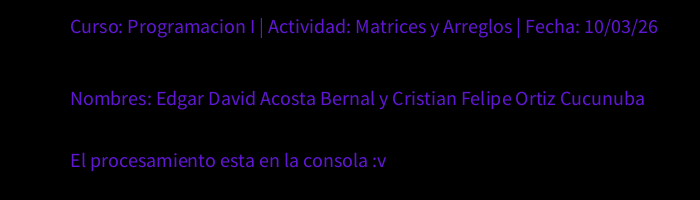
Frame 1 (no input)
Frame 60 (the mouse pressed at the canvas centre just before this capture): identical to frame 1, image omitted
Frame 120 (the mouse held since frame 60 and released just before this capture): identical to frame 1, image omitted

The Processing sketch that drew this single still picture (run headless with seeded random() and noise(); from frame 60 on, the mouse is pressed at the canvas centre):

// Processing sketch: inicio_Matrices_con_Arreglos
// ── inicio_Matrices_con_Arreglos.pde
//Curso: Programacion I | Actividad: Matrices y Arreglos | Fecha: 10/03/26
//Nombres: Edgar David Acosta Bernal y Cristian Felipe Ortiz Cucunuba
 
//Primeramente empezamos declarando las variables y arreglos
int tamanoMatriz = 3; //Este es el tamaño de la matrix en este caso seria 3 ya que nuestra matriz va de ser de 3x3

//Estas xon las matrices las cuales las cuales son A y B (Las matrices estan multiplicadas por tamañoMatriz x este mismo esto es para que su dimension cambie segun el numero que esta en esa variable)
float[][] matrizA = new float[tamanoMatriz][tamanoMatriz]; //Matriz A
float[][] matrizB = new float[tamanoMatriz][tamanoMatriz]; //Matriz B

//Aca dejamos lo que son vectores (Lo mismo que arriba que se multiplican tamañoMatriz entre si)
float[] vectorUno = new float[tamanoMatriz]; //Vector 1
float[] vectorDos = new float[tamanoMatriz]; //Vector 2

//Luego empezamos a configurar su ajuste inicial y este es para que muestre un avis de que el procedimiento se esat realizando en la consola
void setup() {
  size(700, 200); //Ajustamos la dimension que queremos para esta ventana de aviso
  
  //Dejamos las funciones que se van a cargar
  llenarMatrizA(); //En la matriz A estaran los numeros aleatorios y haran que se llenen
  llenarMatrizB(); //En la matriz B estaran los numeros en orden y haran que se llenen
  llenarVectores(); //Y aca es la que llena los vectores tanto el 1 como el 2
  
//Aqui lo que haremos es imprimir las matrices como los vectores uno x uno 
  println("Matriz A:"); //Iniciamos con la matriz A 
  imprimirMatriz(matrizA); //Estas son mas funciones que hacen que llame a la matriz que se le indico en este caso la matriz A
  
  println("Matriz B:"); //luego con la matriz B 
  imprimirMatriz(matrizB); //Estas son mas funciones que hacen que llame a la matriz que se le indico en este caso la matriz B
  
  println("              ");
  
  println("Vector 1:"); //Despues con el vector 1
  imprimirVector(vectorUno);//Estas son mas funciones que hacen que llame a la matriz que se le indico en este caso el vector 1
  
  println("Vector 2:"); // Y para terminar con esat parte el vector 2
  imprimirVector(vectorDos); //Estas son mas funciones que hacen que llame a la matriz que se le indico en este caso el vector 2
  
  //Seguimos con las funciones y estas tienen la funcion de realizar las operaciones que tienen que realizar (mas adelante se mostrara el proceso de cada una)
  matrizMultiplicacion();
  matrizProductoMatrizVector();
  matrizProductoPunto();
  matrizTranspuesta();
  matrizInversa(); 
}

//Creamos una ventana para que se pueda avisar que las matrices se estan ejecutando en la consola 
void draw() {
  background(0); //Dejamos un color en el fondo este caso negro
  fill(96, 23, 212); //Dejamos el color de la letra que en este caso es el morado
  //Y para acabar con esta pestaña dejamos un mensaje en el que este este lo que es el cusro,actividad,fecha y los nombres como lo decia el pdf
  textSize(20); //Tamaño de la letra
  text("Curso: Programacion I | Actividad: Matrices y Arreglos | Fecha: 10/03/26", width/10, height/6.1); //El mensaje y lo otro son las dimensiones que son en donde queremos ese texto
  text("Nombres: Edgar David Acosta Bernal y Cristian Felipe Ortiz Cucunuba", width/10, height/1.9); //El mensaje y lo otro son las dimensiones que son en donde queremos ese texto
  text("El procesamiento esta en la consola :v", width/10, height/1.2); //El mensaje y lo otro son las dimensiones que son en donde queremos ese texto
}

// ── Llenar_matrices.pde
//Aca empezamos con la segunda ventana la cual es para que las matrices se puedan llenar los datos

//Vamos a iniciar con la matriz A la cual es una funcion que esta es la que esta desordenada y deja numeros al azar 
void llenarMatrizA() {
  for (int i = 0; i < tamanoMatriz; i++) { //Para eso vamos a poner ciclos que con estosnos va a permitir que mire las filas es decir que mire que cada una tiene su numero
    for (int j = 0; j < tamanoMatriz; j++) { //Es lo mismo con el anterior pero en este caso es con las columnas
      matrizA[i][j] = int(random(1, 10)); //En este arreglo lo que hacemos es dejar los ciclos anteriores que son el i y j para que despues podamos dejar que deje numeros random del 1 al 9 en todas las filas y columnas 
    }
  }
}

//Ahora vamos a seguir con la matriz B que tambien es una funcion que esta es un poco mas sencilla debido a que esta es con los numeros en orden
void llenarMatrizB() {
  float contador = 1; //Aca añadimos una variable que esta es la qeu nos va ayudar a que sume +1 para que esat matriz pueda ir en orden 
  for (int i = 0; i < tamanoMatriz; i++) { // Haremos lo mismo que con el anterior un ciclo para que este pueda recorrer la fila 
    for (int j = 0; j < tamanoMatriz; j++) { //Y este para que pueda mirar las columnas
      matrizB[i][j] = contador; //Este = nos ayuda a que guarde la suma 
      contador = contador + 1; //Y este es el que hace la suma y va avanzando 
    }
  }
}

//Y ahora vamos con la ultima funcion que es para que los vectores se puedan llenar de datos 
void llenarVectores() {
  for (int i = 0; i < tamanoMatriz; i++) { //Dejamos este ciclo para que este pueda recorrer la columna (en este caso)
    vectorUno[i] = int(random(1, 11)); //En este arreglo es dejalo con el ciclo de i que va a ser la columna para qeu este pueda dejar numeros al azar en el vector 1
    vectorDos[i] = int(random(1, 11)); //En este arreglo es dejalo con el ciclo de i que va a ser la columna para qeu este pueda dejar numeros al azar en el vector 2
  }
}

// ── cinco_Inversa_de_una_matriz.pde
// aqui podremos hallar la matriz inverza con el metodo de Gauss Jordan
void matrizInversa() {
  println("             ");
  println("5. Inversa de una matriz");
  
  // creamos una matriz de (3 filas x 6 columnas)
  float[][] matrizTrabajo = new float[tamanoMatriz][tamanoMatriz*2]; 
 //aqui se crea una matriz para los resultados
  float[][] matrizResultado = new float[tamanoMatriz][tamanoMatriz];   
  
  // ahora llenamos la matriz trabajo poniendo la identidad en el dalo derecho 
  for (int i = 0; i < tamanoMatriz; i++) { // van las filas
    for (int j = 0; j < tamanoMatriz; j++) { //van las columnas
      matrizTrabajo[i][j] = matrizB[i][j]; // pasa a copiar los datos de A a la izquierda
      
      // en la matriz identidad dibujamos en la diagonal 1
      if (i == j) { 
        matrizTrabajo[i][j+tamanoMatriz] = 1; // ponemos un 1 en la diagonal 
      } else { 
        matrizTrabajo[i][j+tamanoMatriz] = 0; // ponemos 0 en lo demas 
      }
    } 
  }
  //aca vamos ha hacer que columna por columna i aparezca en la parte izquierda 
  for (int i = 0; i < tamanoMatriz; i++) {
    // la variable q denominamos como pivote venedria siendo el numero q esta en la diagonal A
    float pivote = matrizTrabajo[i][i]; 
    
    // en este caso si el pivote es 0, la division marca un error y asi la matriz no tiene inversa
    if (pivote == 0) { 
      println("No existe inversa porque un pivote es cero.");
      return; // aqui se detiene y se sale 
    }
    
    // se divide toda la fila actual por el pivote para que ese n° se vuelva 1
    for (int j = 0; j < tamanoMatriz*2; j++) {
      matrizTrabajo[i][j] = matrizTrabajo[i][j] / pivote;
    }
    
    // esto se hace para q tanto como arriba como abajo del 1 haya solo ceros
    for (int k = 0; k < tamanoMatriz; k++) {
      if (k != i) { // no se hace nada ya que es la fila donde acabamos de poner el 1
        float factor = matrizTrabajo[k][i]; // este es el numero q queremos eliminar de las demas filas
        for (int j = 0; j < tamanoMatriz*2; j++) { 
          // Restamos a la fila del pivote la fila del pivote y multiplicamos por el factor
          matrizTrabajo[k][j] = matrizTrabajo[k][j] - (factor * matrizTrabajo[i][j]);
        }
      }
    }
  }
  
//aqui podemos ver como el lado izquierdo se volvio identidad y el derecho inversa
  for (int i = 0; i < tamanoMatriz; i++) {
    for (int j = 0; j < tamanoMatriz; j++) {
      // se toman los valores de la columna 3, 4, 5 y los pasamos a la matiz limpia 
      matrizResultado[i][j] = matrizTrabajo[i][j+tamanoMatriz];
    }
  }
  
  //se deja ver al usuario 
  imprimirMatriz(matrizResultado);
}

// ── cuatro_Transpuesta_de_una_matriz.pde
//Para el 4 punto que es la transpuesta de una matriz (en esta se puede usar la matrizA o la matrizB)

//Iniciamos con una funcion
void matrizTranspuesta() {
  
  //Aca es para organizar  los puntos
  println("                           ");
  println("4. Transpuesta de una matriz");

  float[][] transpuesta = new float[tamanoMatriz][tamanoMatriz]; //Se crea una nueva matriz para poder guardar los nuevos datos el cuales son los transpuesta y lo dejamos con el tamanoMatriz debido a que va a tener el mimo tamaño que se este usando en este momento

  //AHora vamos a empezar con los ciclos
  for (int i = 0; i < tamanoMatriz; i++) { //Este ciclo lo que hace es recorrer las filas de la matriz que se alla escogido (en este caso la matrizA)
    for (int j = 0; j < tamanoMatriz; j++) { //Y este ciclo lo que hace es recorrer las columnas de la matriz que se alla escogido (en este caso la matrizA)
      transpuesta[j][i] = matrizB[i][j]; //Ahora si vamos a empezar con lo que hace la transpuesta y lo que hace esta es que tenemos que intercambiar los arreglos que tienen ellas por ejemplo en [j][i] a [i][ij
      //Lo que hace esto es que pasa las filas a columnas y las columnas a filas
    }
  }
  imprimirMatriz(transpuesta); // Muestra la matriz volteada
}

// ── dos_Producto_punto_de_un_arreglo_por_una_matriz.pde
//Aqui ya en el 2 punto el cual es Producto punto de un arreglo por una matriz

// horizonatl
void matrizProductoMatrizVector() {
  println("      ");
  println("2. Producto punto de un arreglo por una matriz");
  
  float[] r = new float[tamanoMatriz]; // se crea para guardar los 3 resultados 
  
  for (int i = 0; i < tamanoMatriz; i++) { // elige fila de toda la matriz   A vamos a estar trabajando 
    r[i] = 0; // se pone es 0 para que inicie limpio 
    for (int j = 0; j < tamanoMatriz; j++) { // recorre la matriz y el vertor al tiempo
      r[i] = r[i] + (matrizA[i][j] * vectorUno[j]); //suma lo que ya teniamos guardado
    } 
  } 
  imprimirVector(r); // nos imprime el vector resultante
}

// ── final_texto_en_el_sistema.pde
// imprimir las matrices en la consola
void imprimirMatriz(float[][] m) {
  for (int i = 0; i < tamanoMatriz; i++) { // recoore por las dilas
    print("[ "); // este abre el corchete de la fila
    for (int j = 0; j < tamanoMatriz; j++) { // recorre por las columnas
      print(m[i][j] + "  "); // imprime el numero y un espacio
    } 
    println("]"); // cierra el corchete y salta de línea
  } 
}

// imprime los vectores en la consola 
void imprimirVector(float[] v) {
  print("[ "); // abre corchete
  for (int i = 0; i < tamanoMatriz; i++) { // recorre desde la posicion 0 hasta la ultima 
    print(v[i] + "  ");//imprime el contenido de ia celda
  } 
  println("]"); // cierra corchete y salta de línea
}

// ── tres_Producto_punto_de_dos_arreglos.pde
//Ahora vamos a iniciar con el punto 3 que este se trata sobre Producto punto de dos arreglos y consiste en que el vector 1 y el vector 2 (que sean del mismo tamaño) se multiplican y se suman 

//Creamos una funcion 
void matrizProductoPunto() {
  
  //Vamos ordenando los puntos
  println("                ");
  println("4. Producto punto de dos arreglos");
  
  float sumaTotal = 0; //Creamos esta variable y la dejamos en 0 para que esta se pueda sumar
  
  //Iniciamos con los ciclos :D
  for (int i = 0; i < tamanoMatriz; i++) { ////Este nos sirve ya que recorre por los vectores (en este caso que es en columna)
    sumaTotal +=(vectorUno[i] * vectorDos[i]); //Y ya para terminar con este lo que se hacer es que se multiplican los numeros que estan en la misma posicion y al final se suma 
  }
  
  println("Resultado: " + sumaTotal); //Ya para terminar dejamos 
}

// ── uno_Producto_de_matrices.pde
//Aqui ya vamos a iniciar con el primer problema que nos piden el cual es la multiplicacion entre la matriz A x B

//Creamos la funcion
void matrizMultiplicacion() {
  //Lo que vamos haciendo aca es ordenando por puntos en este caso es el 1 ya que es el de multiplicacion que es multiplicar la matriz A x B y esta nos da C
  println("              ");
  println("1. Producto de matrices");
  
  float[][] matrizC = new float[tamanoMatriz][tamanoMatriz]; //Creamos la matriz para que esta pueda crear la matriz C y le dejamos lo que realizamos con las primeras que es (Que se estan multiplicando por tamañoMatriz x este mismo esto es para que su dimension cambie segun el numero que esta en esa variable)
  
  //Empezamos ya con los ciclos 
  for (int i = 0; i < tamanoMatriz; i++) { //Este nos ayuda a elegir la fila de la matriz A
    for (int j = 0; j < tamanoMatriz; j++) { //Este nos ayuda a elegir la columna de la Matriz B
      matrizC[i][j] = 0; //Dejamos la casilla en 0 para poder empezar la sumar
      for (int k = 0; k < tamanoMatriz; k++) { //Aca creamos la variante k para que este se pueda mover en la fila de la matriz A como en la columna de la matriz B
        matrizC[i][j] += (matrizA[i][k] * matrizB[k][j]); //Dejamos el += para que este vaya sumando ya que matrizC es 0 y esto hace para que vaya guardando la informacion 
       // Aca ya vamos a empezar con la multiplicacion y es que dejamos la i lo que va a ser es fijar la fila en este caso es el de la matrizA y la k recorre las columnas de esta matrizA
       //Y lo mismo pasa pero al revez y con la matrizB es decir que dejamos la k para recorrer las filas de la matrizB y la j fija las columnas  de la matrizB
      }
    }
  }
  imprimirMatriz(matrizC); //ACa ya nos muestra el resultado de este
}
